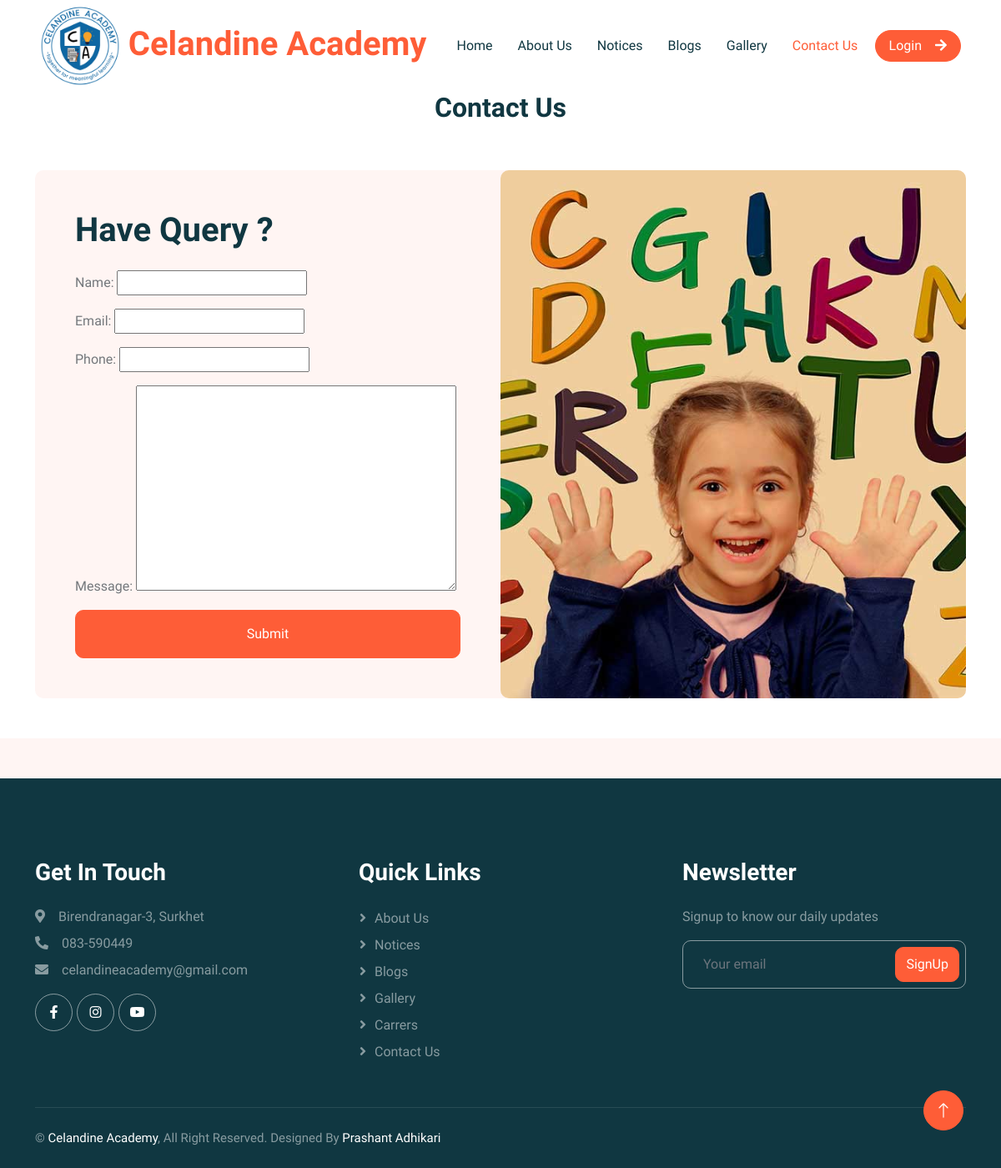
Page /contact/ on the committed database.
### base/models.py (models this page shows, shortened)
class SchoolSetup(models.Model):
    data_set = models.CharField(max_length=255)
    logo = models.ImageField(upload_to="uploads/logos")
    school_name = models.CharField(max_length=255)
    address = models.CharField(max_length=255)
    contact = models.CharField(max_length=255)
    email = models.EmailField(max_length=255)
    opening_hours = models.CharField(max_length=255)
    map_url = models.URLField(null=True, blank=True)
    created_at = models.DateTimeField(auto_now_add=True)
    class Meta:
        verbose_name_plural = "01. School Setup"

### base/views.py (the view, shortened to what this page needs)
# urls.py: path('contact/', views.contact_form, name='contact'),
def contact_form(request):
    contacts = Contact.objects.all()
    form = ContactForm()
    context ={'form': form, 'contacts': contacts}
    return render(request, 'contact.html', context)

### base/forms.py
class ContactForm(forms.ModelForm):
    class Meta:
        model = Contact
        fields = '__all__'
    def __init__(self, *args, **kwargs):
        super(ContactForm, self).__init__(*args, **kwargs)

### base/context_processors.py (called while the page is built)
def custom_data(request):
    if SchoolSetup.objects.all().exists():
        setup = SchoolSetup.objects.all().order_by('-created_at')
        data = setup[0]
        return {'data': data}
    else:
        data=None
        return {'data': data}

def social_data(request):
    if Socials.objects.all().exists():
        social = Socials.objects.all().order_by('-created_at')
        sodata = social[0]
        return {'sodata': sodata}
    else:
        sodata=None
        return {'sodata': sodata}

def vision_data(request):
    if Vision.objects.all().exists():
        vision = Vision.objects.all().order_by('-created_at')
        vdata = vision[0]
        return {'vdata': vdata}
    else:
        vdata = None
        return {'vdata': vdata}

def mission_data(request):
    if Mission.objects.all().exists():
        mission = Mission.objects.all().order_by('-created_at')
        mdata = mission[0]
        return {'mdata': mdata}
    else:
        mdata = None
        return {'mdata': mdata}

def message_data(request):
    if MessageFrom.objects.all().exists():
        message = MessageFrom.objects.all().order_by('-created_at')
        msgdata = message[0]
        return {'msgdata': msgdata}
    else:
        msgdata = None
        return {'msgdata': msgdata}

def team_data(request):
    team = TeamMember.objects.all()
    return {'tdata': team}

def faq(request):
    faq = Faqs.objects.all()
    return {'fdata': faq}

def courses(request):
    courses = Courses.objects.all()
    return {'cdata': courses}

def testimonial(request):
    tmsg = Testimonial.objects.all()
    return {'tedata': tmsg}

def popup(request):
    modal = PopupMessage.objects.all()
    return {'pdata': modal}

### templates/contact.html (shortened to what this page needs)
{% extends 'main.html' %}
{% load static %}
{% block content %}
<div class="container-xxl bg-white p-0">
    <div class="container-fluid">
        <div class="row">
            <div class="col text-center">
                <h2>Contact Us</h2>
            </div>
        </div>
        <div class="container-xxl py-5">
            <div class="container">
                <div class="bg-light rounded">
                    <div class="row g-0">
                        <div class="col-lg-6 wow fadeIn" data-wow-delay="0.1s">
                            <div class="h-100 d-flex flex-column justify-content-center p-5">
                                <h1 class="mb-4">Have Query ?</h1>
                                <form id="contact-form" method="post">
                                    {{ form.as_p }}
                                    <div class="col-12">
                                        <button class="btn btn-primary w-100 py-3" type="submit">Submit</button>
                                    </div>
                                </form>
                            </div>
                        </div>
                        <div class="col-lg-6 wow fadeIn" data-wow-delay="0.5s" style="min-height: 400px;">
                            <div class="position-relative h-100">
                                <img class="position-absolute w-100 h-100 rounded" src="../static/img/appointment.jpg"
                                    style="object-fit: cover;">
                            </div>
                        </div>
                    </div>
                </div>
            </div>
        </div>
    </div>
</div>
{% endblock %}

### templates/header.html (shortened to what this page needs)
{% block content %}
    <div class="container-xxl bg-white p-0">
        <nav class="navbar navbar-expand-lg bg-white navbar-light sticky-top px-4 px-lg-5 py-lg-0">
            <a href="{% url 'home' %}" class="navbar-brand">
                <h1 class="m-0 text-primary">
                    <img src="{{data.logo.url}}" class="" alt="" height="100px">
                    {{data.school_name}}
                </h1>
            </a>
            <div class="collapse navbar-collapse" id="navbarCollapse">
                <div class="navbar-nav mx-auto">
                    {% with url_name=request.resolver_match.url_name %}
                    <a href="{% url 'home' %}" class="nav-item nav-link {% if url_name == 'home' %}active{% endif %}">Home</a>
                    <a href="{% url 'about' %}" class="nav-item nav-link {% if url_name == 'about' %}active{% endif %}">About Us</a>
                    <a href="{% url 'notice' %}" class="nav-item nav-link {% if url_name == 'notice' %}active{% endif %}">Notices</a>
                    <a href="{% url 'blogs' %}" class="nav-item nav-link {% if url_name == 'blogs' %}active{% endif %}">Blogs</a>
                    <a href="{% url 'gallery' %}" class="nav-item nav-link {% if url_name == 'gallery' %}active{% endif %}">Gallery</a>
                    <a href="{% url 'contact' %}" class="nav-item nav-link {% if url_name == 'contact' %}active{% endif %}">Contact Us</a>
                    {% endwith %}
                </div>
                <a href="http://127.0.0.1:8000/admin" class="btn btn-primary rounded-pill px-3 d-none d-lg-block">Login<i
                        class="fa fa-arrow-right ms-3"></i></a>
            </div>
        </nav>
    </div>
{% endblock %}

### templates/footer.html (shortened to what this page needs)
{% block content %}
<div class="container-fluid bg-dark text-white-50 footer pt-5 mt-5 wow fadeIn" data-wow-delay="0.1s">
    <div class="container py-5">
        <div class="row g-5">
            <div class="col-lg-4 col-md-6">
                <h3 class="text-white mb-4">Get In Touch</h3>
                <p class="mb-2"><i class="fa fa-map-marker-alt me-3"></i>{{data.address}}</p>
                <p class="mb-2"><i class="fa fa-phone-alt me-3"></i>{{data.contact}}</p>
                <p class="mb-2"><i class="fa fa-envelope me-3"></i>{{data.email}}</p>
                <div class="d-flex pt-2">
                    <a class="btn btn-outline-light btn-social" href="{{sodata.facebook_url}}"><i
                            class="fab fa-facebook-f"></i></a>
                    <a class="btn btn-outline-light btn-social" href="{{sodata.instagram_url}}"><i
                            class="fab fa-instagram"></i></a>
                    <a class="btn btn-outline-light btn-social" href="{{sodata.youtube_url}}"><i
                            class="fab fa-youtube"></i></a>
                </div>
            </div>
            <div class="col-lg-4 col-md-6">
                <h3 class="text-white mb-4">Quick Links</h3>
                <a class="btn btn-link text-white-50" href="{% url 'about' %}">About Us</a>
                <a class="btn btn-link text-white-50" href="{% url 'notice' %}">Notices</a>
                <a class="btn btn-link text-white-50" href="{% url 'blogs' %}">Blogs</a>
                <a class="btn btn-link text-white-50" href="{% url 'gallery' %}">Gallery</a>
                <a class="btn btn-link text-white-50" href="{% url 'carrers' %}">Carrers</a>
                <a class="btn btn-link text-white-50" href="{% url 'contact' %}">Contact Us</a>
            </div>
            <div class="col-lg-4 col-md-6">
                <h3 class="text-white mb-4">Newsletter</h3>
                <p>Signup to know our daily updates</p>
                <div class="position-relative mx-auto" style="max-width: 400px;">
                    <input class="form-control bg-transparent w-100 py-3 ps-4 pe-5" type="text"
                        placeholder="Your email">
                    <button type="button"
                        class="btn btn-primary py-2 position-absolute top-0 end-0 mt-2 me-2">SignUp</button>
                </div>
            </div>
        </div>
    </div>
    <div class="container">
        <div class="copyright">
            <div class="row">
                <div class="col-md-6 text-center text-md-start mb-3 mb-md-0">
                    &copy; <a class="" href="{% url 'home' %}">{{data.school_name}}</a>, All Right Reserved.
                    Designed By <a class="" href="#">Prashant Adhikari</a>
                </div>
            </div>
        </div>
    </div>
</div>
<a href="#" class="btn btn-lg btn-primary btn-lg-square back-to-top"><i class="bi bi-arrow-up"></i></a>
{% endblock %}

### static/css/style.css (style rules this page uses)
:root { --primary: #FE5D37; --light: #FFF5F3; --dark: #103741; }
.back-to-top { position: fixed; display: none; right: 45px; bottom: 45px; z-index: 99; }
.btn { font-weight: 500; transition: .5s; }
.btn.btn-primary { color: #FFFFFF; }
.btn-lg-square { width: 48px; height: 48px; }
.btn-square, .btn-sm-square, .btn-lg-square { padding: 0; display: flex; align-items: center; justify-content: center; font-weight: normal; border-radius: 50px; }
h1, h2, h3, h4, .h1, .h2, .h3, .h4, .display-1, .display-2, .display-3, .display-4, .display-5, .display-6 { font-family: 'Lobster Two', cursive; font-weight: 700; }
.navbar .navbar-nav .nav-link { padding: 30px 15px; color: var(--dark); font-weight: 500; outline: none; }
.navbar .navbar-nav .nav-link:hover, .navbar .navbar-nav .nav-link.active { color: var(--primary); }
.navbar.sticky-top { top: -100px; transition: .5s; }
.footer .btn.btn-social { margin-right: 5px; width: 45px; height: 45px; display: flex; align-items: center; justify-content: center; color: #FFFFFF; border: 1px solid rgba(255,255,255,0.5); border-radius: 45px; transition: .3s; }
.footer .btn.btn-link { display: block; margin-bottom: 5px; padding: 0; text-align: left; font-size: 16px; font-weight: normal; text-transform: capitalize; transition: .3s; }
.footer .btn.btn-link::before { position: relative; content: "\f105"; font-family: "Font Awesome 5 Free"; font-weight: 900; margin-right: 10px; }
.footer .form-control { border-color: rgba(255,255,255,0.5); }
.footer .copyright { padding: 25px 0; font-size: 15px; border-top: 1px solid rgba(256, 256, 256, .1); }
.footer .copyright a { color: #FFFFFF; }

### rows in the picture
SchoolSetup: logo (picture), school_name "Celandine Academy", address "Birendranagar-3, Surkhet", contact "083-590449", email "celandineacademy@gmail.com"
